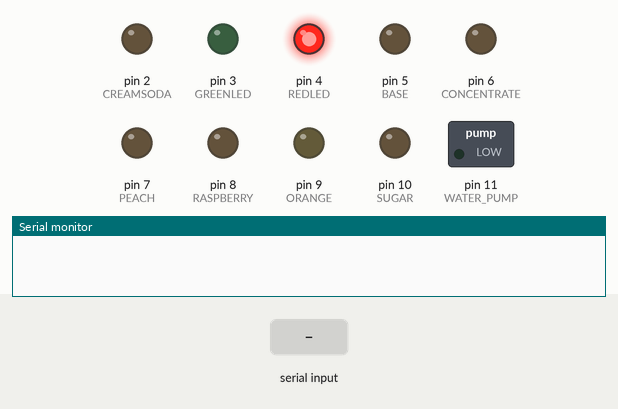
The sketch below on a simulated Arduino Uno, built with avr-gcc and run on an emulated ATmega328P. Parts: switched loads named in the sketch (green lamp = pin HIGH), output pins drawn as LEDs (lit = HIGH), the last lines printed to the serial monitor. Inputs (shaded band) come from the test bench.

Above: at 1.2 s.
1.3 s: "connect" received over Serial
At 3.5 s:
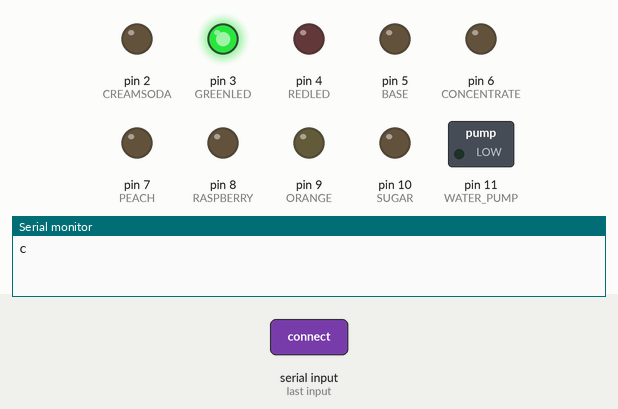
3.8 s: "Orange" received over Serial
At 5.4 s:
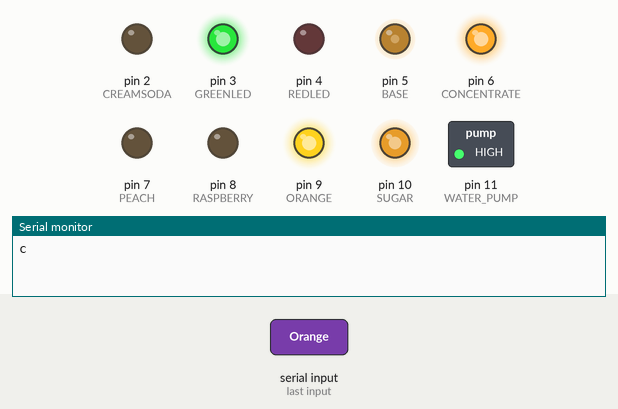
6.3 s: "CreamSoda" received over Serial
At 8.5 s:
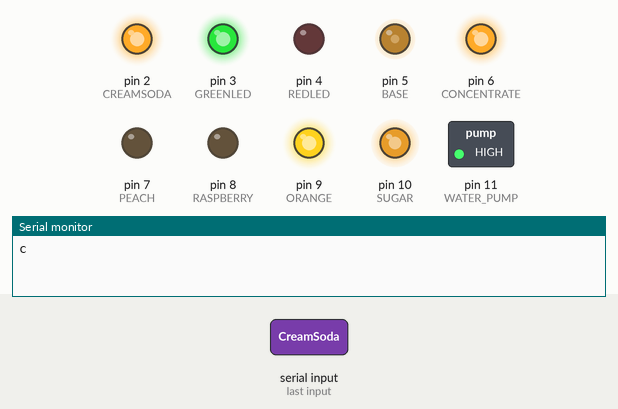
8.8 s: "Peach" received over Serial
At 10.4 s:
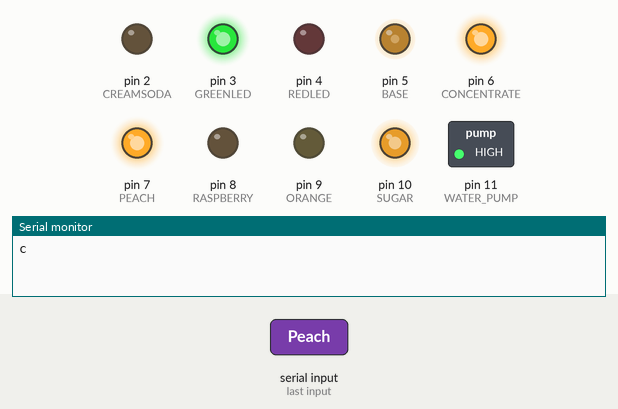
11.3 s: "Raspberry" received over Serial
At 13.5 s:
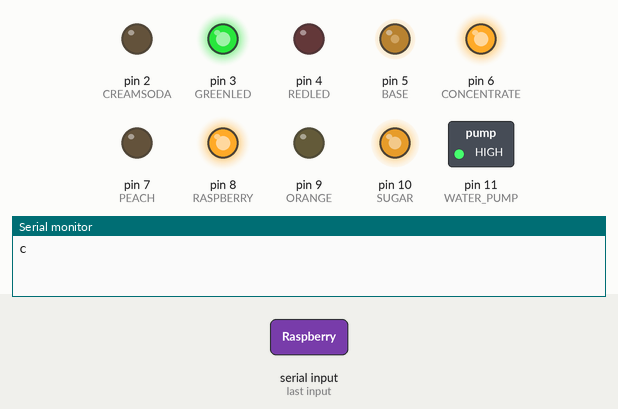
13.8 s: "CreamSoda" received over Serial
At 15.5 s:
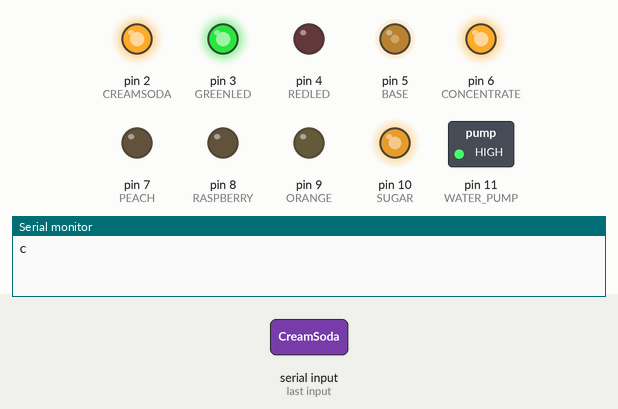
Timing chart, 0 to 17.0 s (numbered marks = the images above; inputs shaded):
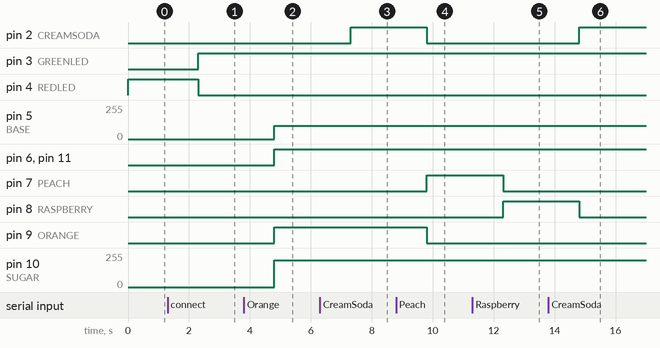

The sketch:

Main.ino
```cpp
#define WATER_PUMP 11
#define SUGAR 10
#define ORANGE 9
#define CREAMSODA 2
#define RASPBERRY 8
#define PEACH 7
#define CONCENTRATE 6
#define BASE 5
#define REDLED 4
#define GREENLED 3
String incomingMessage;
int quantity =0;
void setup(){
    Serial.begin(9600);
    pinMode(REDLED,OUTPUT);
    pinMode(CREAMSODA,OUTPUT);
    pinMode(PEACH,OUTPUT);
    pinMode(RASPBERRY,OUTPUT);
    pinMode(GREENLED,OUTPUT);
    digitalWrite(REDLED,HIGH);
    digitalWrite(GREENLED,LOW);
    analogWrite(ORANGE,0);
    digitalWrite(CREAMSODA,LOW);
    digitalWrite(PEACH,LOW);
    digitalWrite(RASPBERRY,LOW);
}
void loop(){
    while (Serial.available()==0){
        /* code */
    }

    incomingMessage = Serial.readString();
    if(incomingMessage =="connect"){
        digitalWrite(REDLED,LOW);
        digitalWrite(GREENLED,HIGH);
        Serial.println("c");

    }

    else if (incomingMessage =="Orange"){
        // convert to int
        //String amt = incomingMessage.substring(5,incomingMessage.length());
        startOrangeCrushProcess(quantity);
    }else if (incomingMessage =="stop"){
        stopAllProcesses();
    }else if (incomingMessage =="CreamSoda"){
        startCreamSodaProcess();
    }else if (incomingMessage =="Peach"){
        startPeachProcess();
    }else if (incomingMessage =="Raspberry"){
        startRaspberryProcess();
    }else{

    }
   // Serial.println(incomingMessage.substring(0,4));

}
void startOrangeCrushProcess(int q){
    int wSpeed = 255;
    int sSpeed = 200;
    int oSpeed = 255;
    int cSpeed = 255;
    int bSpeed = 100;
    analogWrite(WATER_PUMP,wSpeed);
    analogWrite(SUGAR,sSpeed);
    analogWrite(ORANGE,oSpeed);
    digitalWrite(CREAMSODA,LOW);
    digitalWrite(PEACH,LOW);
    digitalWrite(RASPBERRY,LOW);
    analogWrite(CONCENTRATE,cSpeed);
    analogWrite(BASE,bSpeed);
}
void startCreamSodaProcess(){
    int wSpeed = 255;
    int sSpeed = 200;
    int oSpeed = 167;
    int cSpeed = 255;
    int bSpeed = 100;
    analogWrite(WATER_PUMP,wSpeed);
    analogWrite(SUGAR,sSpeed);
    digitalWrite(CREAMSODA,HIGH);
   // analogWrite(ORANGE,0);
    digitalWrite(PEACH,LOW);
    digitalWrite(RASPBERRY,LOW);
    analogWrite(CONCENTRATE,cSpeed);
    analogWrite(BASE,bSpeed);
}
void startPeachProcess(){
    int wSpeed = 255;
    int sSpeed = 200;
    int oSpeed = 167;
    int cSpeed = 255;
    int bSpeed = 100;
    analogWrite(WATER_PUMP,wSpeed);
    analogWrite(SUGAR,sSpeed);
    digitalWrite(PEACH,HIGH);
    digitalWrite(CREAMSODA,LOW);
    digitalWrite(RASPBERRY,LOW);
    analogWrite(ORANGE,0);
   // analogWrite(CONCENTRATE,cSpeed);
    analogWrite(BASE,bSpeed);
}
void startRaspberryProcess(){
    int wSpeed = 255;
    int sSpeed = 200;
    int oSpeed = 167;
    int cSpeed = 255;
    int bSpeed = 100;
    analogWrite(WATER_PUMP,wSpeed);
    analogWrite(SUGAR,sSpeed);
    digitalWrite(RASPBERRY,HIGH);
    digitalWrite(PEACH,LOW);
    digitalWrite(CREAMSODA,LOW);
    //analogWrite(ORANGE,2);
    analogWrite(CONCENTRATE,cSpeed);
    analogWrite(BASE,bSpeed);
}
void stopAllProcesses(){
    analogWrite(WATER_PUMP,0);
    analogWrite(SUGAR,0);
    analogWrite(ORANGE,0);
    analogWrite(CONCENTRATE,0);
    digitalWrite(CREAMSODA,LOW);
    digitalWrite(PEACH,LOW);
    digitalWrite(RASPBERRY,LOW);
    analogWrite(BASE,0);
}
```

Measured:
- after the input at 1.3 s, pin 3 (GREENLED): LOW → HIGH after 1.0 s; pin 4 (REDLED): HIGH → LOW after 1.0 s
- after the input at 3.8 s, pin 5 (BASE): 0/255 → 100/255 after 1.0 s; pin 6 (CONCENTRATE), pin 9 (ORANGE), pin 11 (WATER_PUMP): LOW → HIGH after 1.0 s; pin 10 (SUGAR): 0/255 → 200/255 after 1.0 s
- after the input at 6.3 s, pin 2 (CREAMSODA): LOW → HIGH after 1.0 s
- after the input at 8.8 s, pin 2 (CREAMSODA), pin 9 (ORANGE): HIGH → LOW after 1.0 s; pin 7 (PEACH): LOW → HIGH after 1.0 s
- after the input at 11.3 s, pin 7 (PEACH): HIGH → LOW after 1.0 s; pin 8 (RASPBERRY): LOW → HIGH after 1.0 s
- after the input at 13.8 s, pin 2 (CREAMSODA): LOW → HIGH after 1.0 s; pin 8 (RASPBERRY): HIGH → LOW after 1.0 s
